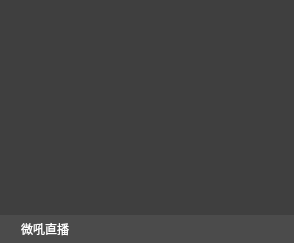
<?xml version="1.0" encoding="UTF-8"?>
<ui version="4.0">
 <class>VhallRenderWdg</class>
 <widget class="QWidget" name="VhallRenderWdg">
  <property name="geometry">
   <rect>
    <x>0</x>
    <y>0</y>
    <width>294</width>
    <height>243</height>
   </rect>
  </property>
  <property name="windowTitle">
   <string>VhallRenderWdg</string>
  </property>
  <property name="styleSheet">
   <string notr="true">QWidget#VhallRenderWdg{
background-color: rgb(43, 44, 46);
}
</string>
  </property>
  <layout class="QVBoxLayout" name="verticalLayout_2">
   <property name="spacing">
    <number>0</number>
   </property>
   <property name="leftMargin">
    <number>0</number>
   </property>
   <property name="topMargin">
    <number>0</number>
   </property>
   <property name="rightMargin">
    <number>0</number>
   </property>
   <property name="bottomMargin">
    <number>0</number>
   </property>
   <item>
    <widget class="QWidget" name="widget_rendView" native="true">
     <property name="styleSheet">
      <string notr="true">QWidget#widget_rendView{
	background-color: rgb(63, 63, 63);
}</string>
     </property>
     <layout class="QVBoxLayout" name="verticalLayout_3">
      <item>
       <spacer name="verticalSpacer_3">
        <property name="orientation">
         <enum>Qt::Vertical</enum>
        </property>
        <property name="sizeHint" stdset="0">
         <size>
          <width>20</width>
          <height>22</height>
         </size>
        </property>
       </spacer>
      </item>
     </layout>
    </widget>
   </item>
   <item>
    <widget class="QWidget" name="widget_ctrl" native="true">
     <property name="styleSheet">
      <string notr="true">QWidget#widget_ctrl{
	background-color: rgb(63, 63, 63);
}</string>
     </property>
     <layout class="QVBoxLayout" name="verticalLayout">
      <property name="spacing">
       <number>0</number>
      </property>
      <property name="leftMargin">
       <number>0</number>
      </property>
      <property name="topMargin">
       <number>0</number>
      </property>
      <property name="rightMargin">
       <number>0</number>
      </property>
      <property name="bottomMargin">
       <number>0</number>
      </property>
      <item>
       <spacer name="verticalSpacer">
        <property name="orientation">
         <enum>Qt::Vertical</enum>
        </property>
        <property name="sizeHint" stdset="0">
         <size>
          <width>20</width>
          <height>40</height>
         </size>
        </property>
       </spacer>
      </item>
      <item alignment="Qt::AlignHCenter">
       <widget class="QLabel" name="label_camera">
        <property name="minimumSize">
         <size>
          <width>49</width>
          <height>36</height>
         </size>
        </property>
        <property name="maximumSize">
         <size>
          <width>49</width>
          <height>36</height>
         </size>
        </property>
        <property name="text">
         <string/>
        </property>
       </widget>
      </item>
      <item alignment="Qt::AlignHCenter">
       <widget class="QLabel" name="label_viewState">
        <property name="minimumSize">
         <size>
          <width>47</width>
          <height>56</height>
         </size>
        </property>
        <property name="maximumSize">
         <size>
          <width>47</width>
          <height>56</height>
         </size>
        </property>
        <property name="styleSheet">
         <string notr="true"/>
        </property>
        <property name="text">
         <string/>
        </property>
       </widget>
      </item>
      <item>
       <spacer name="verticalSpacer_2">
        <property name="orientation">
         <enum>Qt::Vertical</enum>
        </property>
        <property name="sizeHint" stdset="0">
         <size>
          <width>20</width>
          <height>40</height>
         </size>
        </property>
       </spacer>
      </item>
     </layout>
    </widget>
   </item>
   <item>
    <widget class="QWidget" name="widget_2" native="true">
     <property name="minimumSize">
      <size>
       <width>0</width>
       <height>28</height>
      </size>
     </property>
     <property name="maximumSize">
      <size>
       <width>16777215</width>
       <height>28</height>
      </size>
     </property>
     <property name="styleSheet">
      <string notr="true">QWidget#widget_2{
background-color: rgb(75, 75, 75);
}</string>
     </property>
     <layout class="QHBoxLayout" name="horizontalLayout">
      <property name="spacing">
       <number>5</number>
      </property>
      <property name="leftMargin">
       <number>5</number>
      </property>
      <property name="topMargin">
       <number>0</number>
      </property>
      <property name="rightMargin">
       <number>0</number>
      </property>
      <property name="bottomMargin">
       <number>0</number>
      </property>
      <item>
       <widget class="QLabel" name="label_roleLogo">
        <property name="minimumSize">
         <size>
          <width>11</width>
          <height>12</height>
         </size>
        </property>
        <property name="maximumSize">
         <size>
          <width>11</width>
          <height>12</height>
         </size>
        </property>
        <property name="styleSheet">
         <string notr="true"/>
        </property>
        <property name="text">
         <string/>
        </property>
       </widget>
      </item>
      <item>
       <widget class="QLabel" name="label_name">
        <property name="styleSheet">
         <string notr="true">color: rgb(255, 255, 255);</string>
        </property>
        <property name="text">
         <string>微吼直播</string>
        </property>
       </widget>
      </item>
      <item>
       <spacer name="horizontalSpacer">
        <property name="orientation">
         <enum>Qt::Horizontal</enum>
        </property>
        <property name="sizeHint" stdset="0">
         <size>
          <width>40</width>
          <height>20</height>
         </size>
        </property>
       </spacer>
      </item>
     </layout>
    </widget>
   </item>
  </layout>
 </widget>
 <layoutdefault spacing="6" margin="11"/>
 <resources>
  <include location="../../../VhallLive/project/VhallLive.qrc"/>
 </resources>
 <connections/>
</ui>
